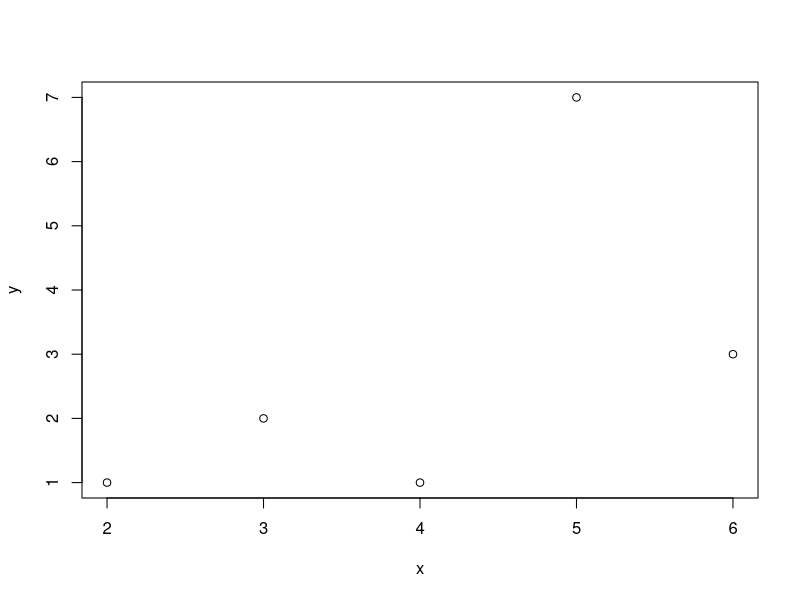
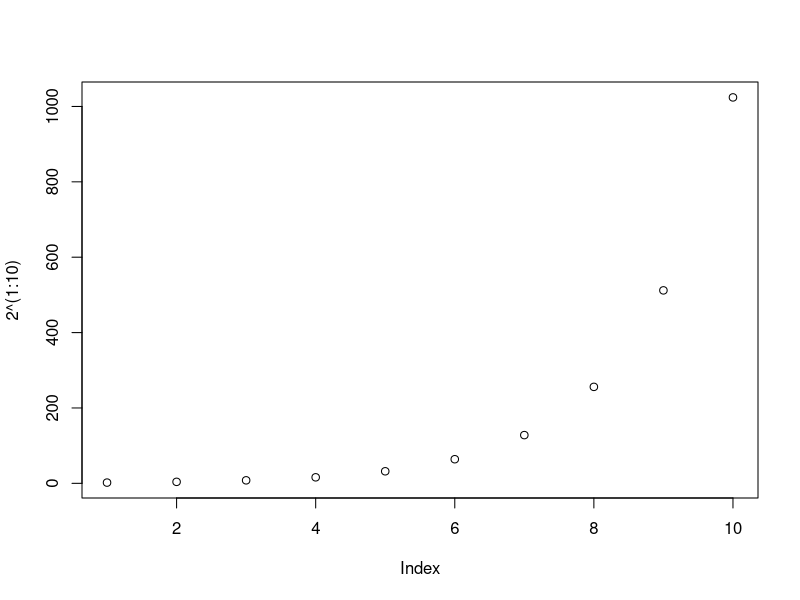
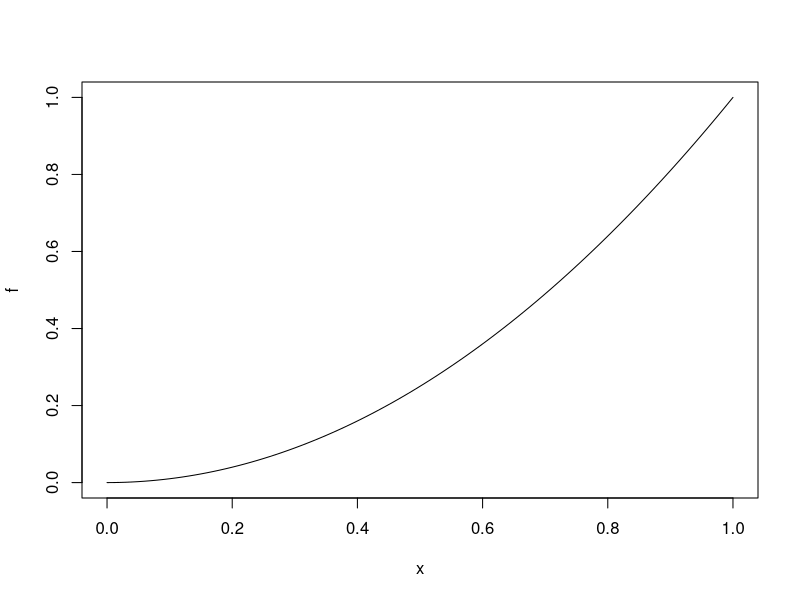
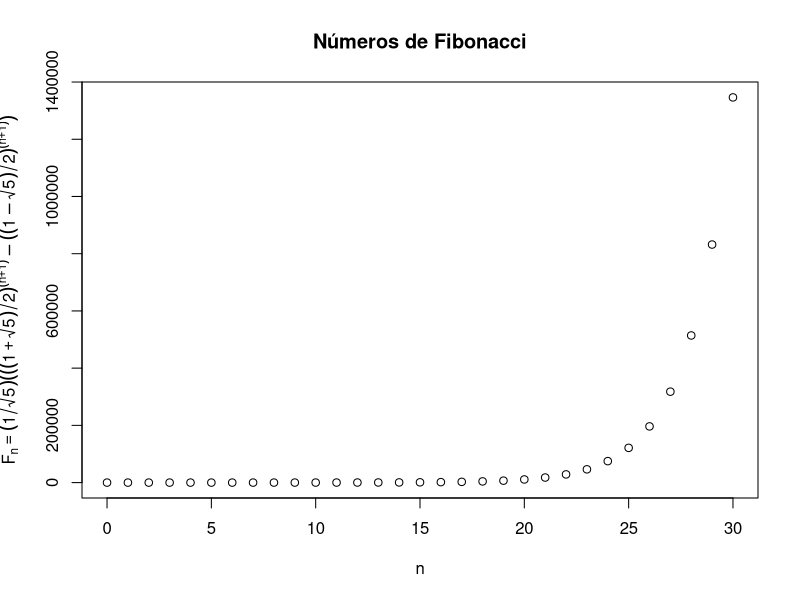

Write the R code that produced these figures, in order. (Note: this script raises an error after producing the figures.)
## ---- chunk 1
x=c(2, 5, 6, 3, 4)
y=c(1, 7, 3, 2, 1)
plot(x, y)
## ---- chunk 2
plot(2^(1:10))
## ---- chunk 3
f=function(x){x^2}
plot(f)
## ---- chunk 4
n=0:30
Fib=(1/sqrt(5))*(((1+sqrt(5))/2)^(n+1)-((1-sqrt(5))/2)^(n+1))
Fib
## ---- chunk 5
plot(n, Fib, xlab="n", main="Números de Fibonacci", 
  ylab=expression(F[n]==(1/sqrt(5))*(((1+sqrt(5))/2)^(n+1)-((1-sqrt(5))/2)^(n+1))))
## ---- chunk 6
knitr::include_graphics("AprendeR-Parte-I_files/figure-html/pchh.png", )
## ---- chunk 7
plot(x, y, pch=20, cex=3)
## ---- chunk 8
plot(x, y, col="red", pch=15)
## ---- chunk 9
plot(x, y, pch=21, col="blue", bg="red", cex=2)
## ---- chunk 10
X=c(1,3,5,7,11)
Y=c(2,8,4,6,3)
plot(X, Y, type="p")  #Tipo por defecto
## ---- chunk 11
plot(X, Y, type="l")
## ---- chunk 12
plot(X, Y, type="b")
## ---- chunk 13
plot(X, Y, type="o")
## ---- chunk 14
plot(X, Y, type="h")
## ---- chunk 15
plot(X, Y, type="s")
## ---- chunk 16
plot(X, Y, type="n")
## ---- chunk 17
plot(X, Y, type="o", col="blue", pch=19, lty="dotted")
## ---- chunk 18
plot(X, Y, type="o", pch=19, lty="dashed", lwd=2)
## ---- chunk 19
f=function(x){x*log(x)}
plot(f)    
## ---- chunk 20
plot(f, xlim=c(1, 10))    
## ---- chunk 21
plot(f, xlim=c(1, 10), ylim=c(0, 50))  
## ---- chunk 22
plot(f, xlim=c(1, 10))
## ---- chunk 23
plot(f, xlim=c(1, 10), xaxp=c(1, 10, 9))
## ---- chunk 24
plot(f, xlim=c(1, 10), xaxp=c(1, 10, 9), ylim=c(0, 25), yaxp=c(0, 25, 10))
## ---- chunk 25
f=function(x){x^2}
plot(f, xlim=c(-3, 3))
points(0, 0, pch=19)
## ---- chunk 26
f=function(x){x^2}
plot(f, xlim=c(0, 10))
points(0:10, (0:10)^2, pch=19)
## ---- chunk 27
n=0:20
x=1.3^n-2*0.8^n
y=0.2*1.3^n+1.7*0.8^n
plot(n, x, col="blue")
points(n, y, pch=19, col="red")
## ---- chunk 28
f=function(x){x^2}
plot(f, xlim=c(-3, 3), col="red")
points(0, 0, pch=19, col="blue")
points(1, 1, pch=19, col="blue")
abline(v=1, lty="dashed")
abline(h=0, lty="dotted")
abline(-1, 2, lty="dotdash")
## ---- chunk 29
f=function(x){x^2}
plot(f, xlim=c(-3, 3), col="red")
abline(h=0:9, v=-3:3, lty="dotted")
## ---- chunk 30
plot(0, 0, pch=19, xlab="", ylab="")
text(0, 0, labels="pos 1", pos=1)
text(0, 0, labels="pos 2", pos=2)
text(0, 0, labels="pos 3", pos=3)
text(0, 0, labels="pos 4", pos=4)
points(0, 0.5, pch=19)
text(0, 0.5, labels="no pos")

## ---- chunk 31
f=function(x){x^2}
plot(f, xlim=c(0, 9))
lines(3*(0:3), (3*(0:3))^2, lwd=2, lty="dashed")
## ---- chunk 32
f=function(x){x^2}
plot(f, xlim=c(-10, 10), xlab="x", ylab="y")
curve(x^3, lty="dashed", add=TRUE)
curve(x^4, lty="dotted", add=TRUE) 
## ---- chunk 33
curve(x^2, xlim=c(-10, 10), xlab="x", ylab="y")
curve(x^3, lty="dashed", add=TRUE)
curve(x^4, lty="dotted", add=TRUE) 
legend("bottomleft", legend=c(expression(x^2), expression(x^3), expression(x^4)), 
       lty=c("solid", "dashed", "dotted"))
## ---- chunk 34
curve(2*x+3, xlim=c(-10, 10), ylab="")
curve(2*x^2+3, col="red", lwd=2, add=TRUE)
curve(2*x^3+3, col="blue", lwd=3, add=TRUE)
legend("topleft", legend=c(expression(2*x+3), expression(2*x^2+3), expression(2*x^3+3)), 
       lwd=c(1, 2, 3), col=c("black", "red", "blue"), cex=0.5)
## ---- chunk 35
curve(2*x+3, -10, 10, ylab="")
curve(2*x^2+3, col="red", add=TRUE)
curve(2*x^3+3, col="blue", add=TRUE)
legend("topleft", legend=c(expression(2*x+3), expression(2*x^2+3), 
                           expression(2*x^3+3)), col=c("black", "red", "blue"))
